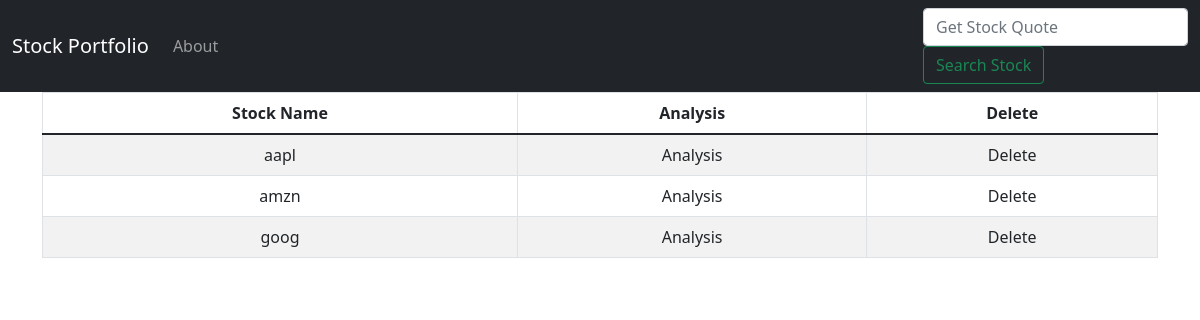
The app's page /quotes/, older data.
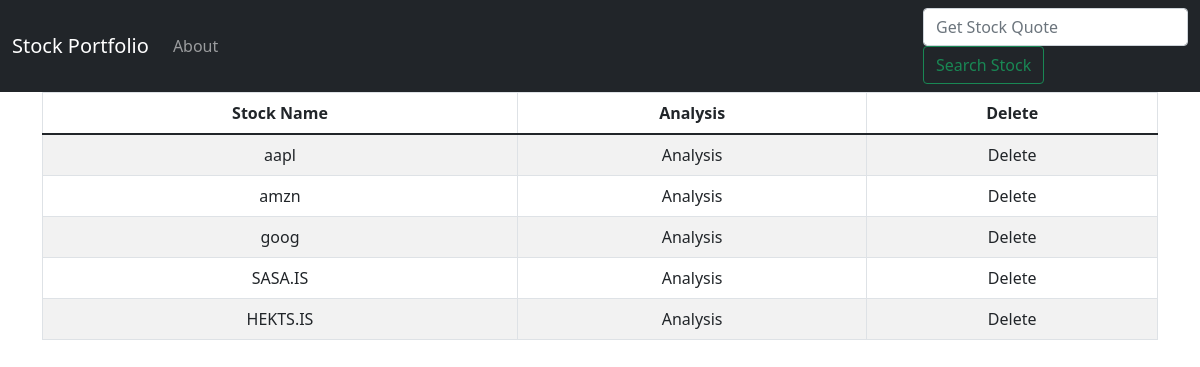
The same page, newer data.
### quotes/models.py (models this page shows, shortened)
class Stock(models.Model):
    id = models.AutoField(primary_key=True)
    ticker = models.CharField(max_length = 10)

### quotes/views.py (the view)
# urls.py: path('', views.home, name ="home"),
def home(request):
    import requests
    import json
    ticker_list = tuple(Stock.objects.values_list('ticker', flat = True))
    api = {}
    if len(ticker_list)>0:
        try:
            ticker_attribute = si.get_quote_table(str(ticker_list[0]), dict_result=False).attribute.tolist
            for ticker in ticker_list:
                api[str(ticker)] = si.get_quote_table(str(ticker), dict_result=False).value.tolist
        except Exception as e:
            api = "Error"
        return render(request, 'home.html',{'api': api , 'ticker_attribute': ticker_attribute })
    else:
        return render(request, 'home.html',{'api': "Portfolio is Empty" })

### quotes/templates/home.html (shortened to what this page needs)
{% extends 'base.html' %}
{% block content %}
    <table class="table table-striped table-bordered table-hover">
        <thead class="thead-dark">
            <tr>
                <th class="text-center" style="vertical-align: middle" scope="col">Stock Name</th>
                <th class="text-center" style="vertical-align: middle" scope="col">Analysis</th>
                <th class="text-center" style="vertical-align: middle" scope="col">Delete</th>
            </tr>
        </thead>
        <tbody>
            {% for stock_ticker, data in api.items %}
                <tr>
                    <td class="text-center" style="vertical-align: middle">{{ stock_ticker }}</td>
                    <td class="text-center" style="vertical-align: middle">Analysis</td>
                    <td class="text-center" style="vertical-align: middle">Delete</td>
                </tr>
            {% endfor %}
        </tbody>
    </table>
{% endblock %}

### quotes/templates/base.html (shortened to what this page needs)
<!doctype html>
<html lang="en">
    <head>
        <link href="https://cdn.jsdelivr.net/npm/bootstrap@5.1.3/dist/css/bootstrap.min.css" rel="stylesheet">
    </head>
    <body>
        <nav class="navbar navbar-expand-lg navbar-dark bg-dark">
            <div class="container-fluid">
                <a class="navbar-brand" href="{% url 'home' %}">Stock Portfolio</a>
                <div class="collapse navbar-collapse" id="navbarSupportedContent">
                    <ul class="navbar-nav me-auto mb-2 mb-lg-0">
                        <li class="nav-item">
                            <a class="nav-link" href="{% url 'about' %}">About</a>
                        </li>
                    </ul>
                    <form action ="{% url 'search' %}" class="form-inline my-2 my-lg-0" method = "POST">
                        <input class="form-control me-2" type="search" placeholder="Get Stock Quote" aria-label="Search" name ="ticker">
                        <button class="btn btn-outline-success" type="submit">Search Stock</button>
                    </form>
                </div>
            </div>
        </nav>
        <div class = "container">
            {% block content %}
            {% endblock %}
        </div>
    </body>
</html>

Row changes from the older to the newer data that the page shows:
added Stock: ticker "SASA.IS"
added Stock: ticker "HEKTS.IS"
